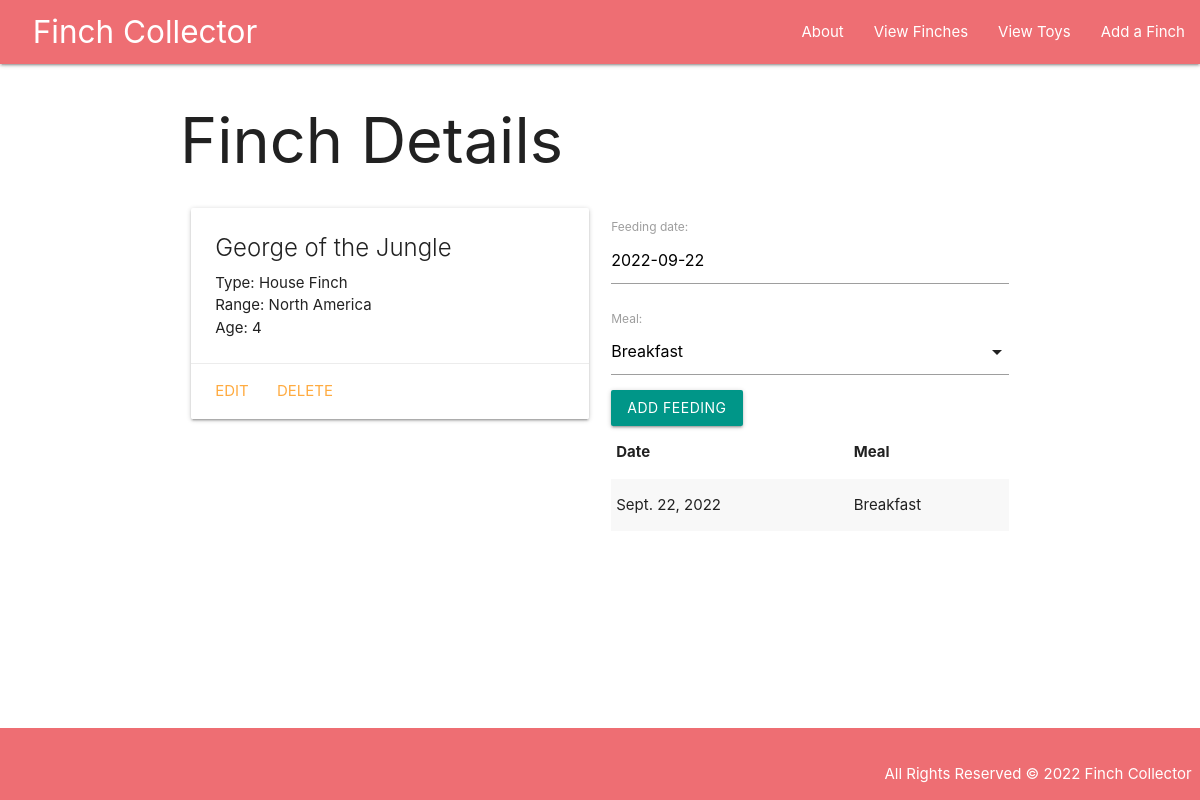
The page /finches/1/ on the database as committed earlier.
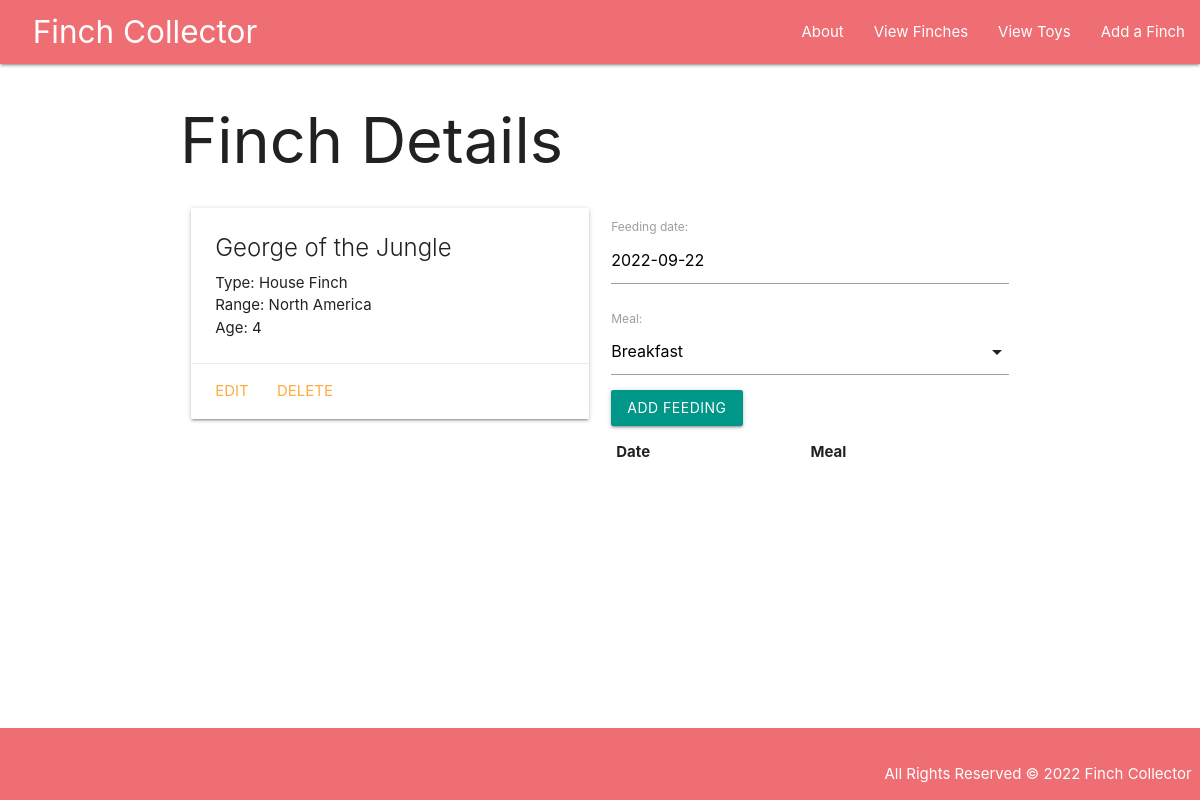
The same page on the database as committed later.
### main_app/models.py (models this page shows, shortened)
class Feeding(models.Model):
  date = models.DateField('feeding date')
  meal = models.CharField(
    max_length=1,
    choices=MEALS,
    default=MEALS[0][0]
  )
  finch = models.ForeignKey(Finch, on_delete=models.CASCADE)
  class Meta:
    ordering = ['-date']

### main_app/views.py (the view)
# urls.py: path('finches/<int:finch_id>/', views.finch_details, name='details'),
def finch_details(request, finch_id):
  finch = Finch.objects.get(id=finch_id)
  feeding_form = FeedingForm()
  return render(request, 'finches/detail.html',
  {
    'finch': finch,
    'page_name' : 'Details',
    'feeding_form' : feeding_form
  })

### main_app/forms.py
class FeedingForm(ModelForm):
  class Meta:
    model = Feeding
    fields = ('date', 'meal')

### main_app/templates/finches/detail.html (shortened to what this page needs)
{% extends 'base.html' %}
{% block content %}
<h1>Finch Details</h1>
<div class="row">
  <div class="col s6">
    <div class="card">
      <div class="card-content">
        <span class="card-title">{{ finch.name }}</span>
        <p>Type: {{ finch.type }}</p>
        <p>Range: {{ finch.region }}</p>
        <p>Age: {{ finch.age }}</p>
      </div>
      <div class="card-action">
        <a href="{% url 'finch_update' finch.id %}">Edit</a>
        <a href="{% url 'finch_delete' finch.id %}">Delete</a>
      </div>
    </div>
  </div>
  <div class="col s6">
    <form action="{% url 'add_feeding' finch.id%}" method="POST">
      {{ feeding_form.as_p }}
      <input class="btn teal"type="submit" value="Add Feeding">
    </form>
    <table class="striped">
      <thead>
        <tr>
          <th>Date</th>
          <th>Meal</th>
        </tr>
      </thead>
      <tbody>
        {% for feeding in finch.feeding_set.all %}
          <tr>
            <td>{{ feeding.date }}</td>
            <td>{{ feeding.get_meal_display }}</td>
          </tr>
        {% endfor %}
      </tbody>
    </table>
  </div>
</div>
{% endblock %}

Rows that differ between the two databases and show on the page:
removed Feeding: date "Sept. 22, 2022", meal "Breakfast"
